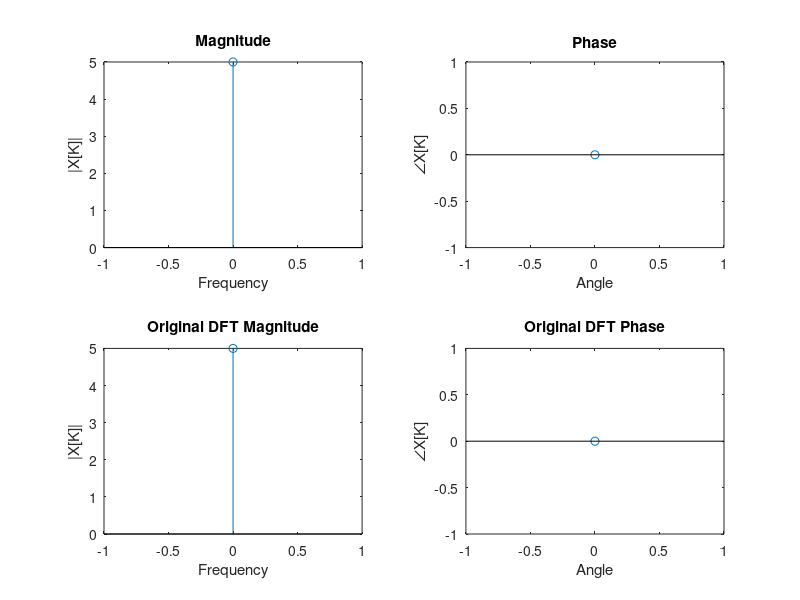

Reproduce this figure in MATLAB.
clc;
close all;
clear all;

x = input('Enter  sequence : ');
N = length(x);
C= fft(x,N);

disp('DFT sequence is :');
disp(C);
for n = 0:N-1
    x_n = 0; % Initialize x_n for the current n
    for k = 0:N-1
        x_n = x_n + x(k+1) * exp(1i * 2 * pi * k * n / N);
    end
    x(n+1) = x_n / N;
end
disp(x_n);
P= ifft(C,N);
disp('IDFT sequence is :')
disp(P);
% Magnitude
subplot(2, 2, 1)
stem(0:N-1, abs(P));
title('Magnitude');
xlabel('Frequency');
ylabel('|X[K]|');

% Phase
subplot(2, 2, 2)
stem(0:N-1, angle(P));
title('Phase');
xlabel('Angle');
ylabel('∠X[K]');

% Original DFT sequence
subplot(2, 2, 3)
stem(0:N-1, abs(P));
title('Original DFT Magnitude');
xlabel('Frequency');
ylabel('|X[K]|');

subplot(2, 2, 4)
stem(0:N-1, angle(P));
title('Original DFT Phase');
xlabel('Angle');
ylabel('∠X[K]');
